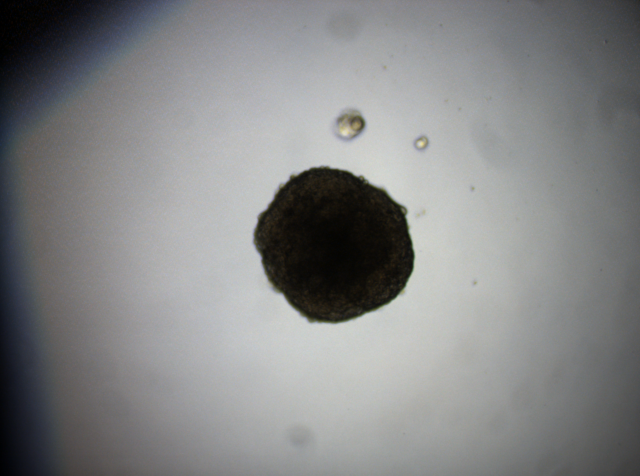
#> input picture prework/assets/images/Huh7_Lx2_scr_DMSO_28.09.23_4x_13.tif, 1280 x 952 px (shown at 1/2 size)
$ python -i imageProcessing2.py   (imports and definitions only)
#> lines starting #> are read from the running program, lines starting #| are printed output that depends on the picture; after the words box and inside, x2 and y2 are one past the last pixel; in counts of white or black regions, pixels touching at a corner belong together
import cv2
import numpy as np
from datetime import datetime
import matplotlib.pyplot as plt
import pandas as pd


def calculate_features(contour, scale_factor):
    area_pixels = cv2.contourArea(contour)
    perimeter_pixels = cv2.arcLength(contour, True)
    (_, _), radius_pixels = cv2.minEnclosingCircle(contour)
    # Calculate the roundness of the contour
    roundness = 4 * np.pi * area_pixels / (perimeter_pixels ** 2)
    area_mm2 = area_pixels * scale_factor ** 2
    perimeter_mm = perimeter_pixels * scale_factor
    diameter_mm = 2 * radius_pixels * scale_factor
    # Calculate the aspect ratio of the minimum bounding rectangle of the contour
    rect = cv2.minAreaRect(contour)
    width, height = rect[1][0], rect[1][1]
    aspect_ratio = max(width, height) / min(width, height) if min(width, height) > 0 else 0
    # Calculate the solidity and convexity of the contour
    hull = cv2.convexHull(contour)
    hull_area = cv2.contourArea(hull)
    solidity = area_pixels / hull_area if hull_area > 0 else 0
    hull_perimeter = cv2.arcLength(hull, True)
    convexity = perimeter_pixels / hull_perimeter if hull_perimeter > 0 else 0

    return area_mm2, perimeter_mm, diameter_mm, roundness, aspect_ratio, solidity, convexity


def process_image_10x(image_path, scale_factor=0.0786):
#> called with scale_factor = 0.0786
    image = cv2.imread(image_path, cv2.IMREAD_UNCHANGED)
#> image is the input picture: shape (952, 1280, 3); mean B, G, R 133.2, 132.9, 131.9
    gray = cv2.cvtColor(image, cv2.COLOR_BGR2GRAY)
    clahe = cv2.createCLAHE(clipLimit=2.0, tileGridSize=(8, 8))
    equalized = clahe.apply(gray)
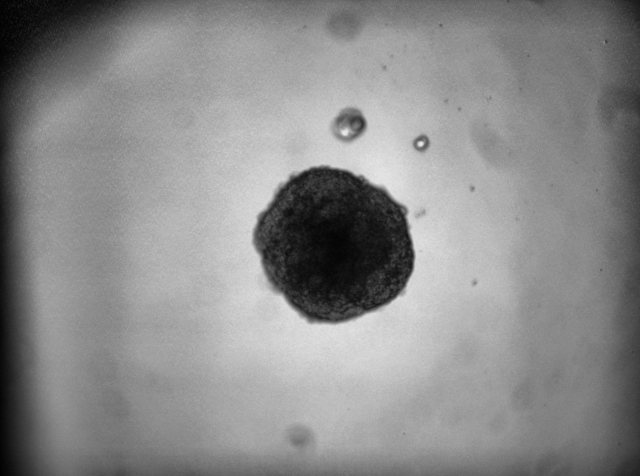
#> equalized: shape (952, 1280) (shown at 1/2 size); min 0, max 233, mean 138.3
    blurred = cv2.GaussianBlur(equalized, (5, 5), 0)
    _, binary = cv2.threshold(blurred, 127, 255, cv2.THRESH_BINARY_INV)
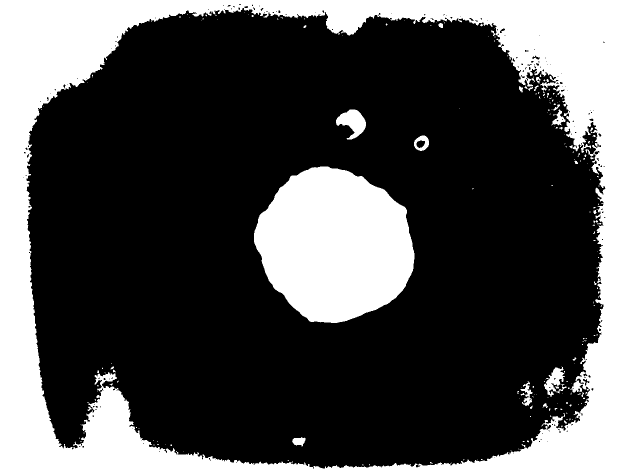
#> binary: shape (952, 1280) (shown at 1/2 size); 31.8% white; 215 white regions (179 under 20 px), largest, box (x1, y1, x2, y2) and area: (0, 0, 1280, 952) 306019, (508, 333, 829, 646) 74881, (672, 219, 732, 279) 2003
    kernel = np.ones((3, 3), np.uint8)
    closing = cv2.morphologyEx(binary, cv2.MORPH_CLOSE, kernel, iterations=3)
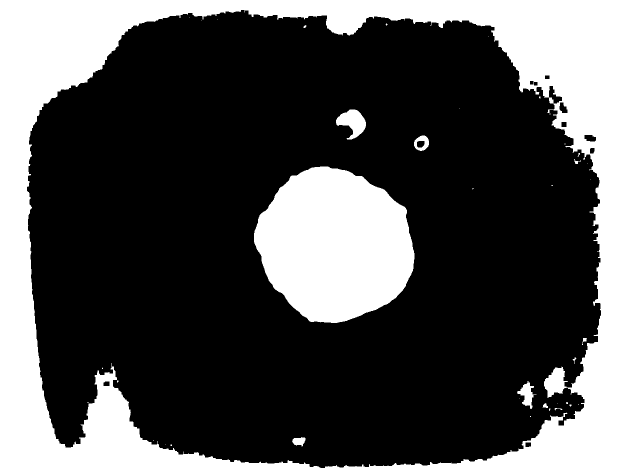
#> closing: shape (952, 1280) (shown at 1/2 size); 32.8% white; 39 white regions (27 under 20 px), largest, box (x1, y1, x2, y2) and area: (0, 0, 1280, 952) 320435, (508, 333, 829, 646) 74896, (672, 219, 732, 279) 2030
    contours, _ = cv2.findContours(closing, cv2.RETR_EXTERNAL, cv2.CHAIN_APPROX_SIMPLE)
#> contours = [[[0, 0], [0, 951], [1279, 951], [1279, 0]]]
    if contours:
        largest_contour = max(contours, key=cv2.contourArea)
#> largest_contour = [[0, 0], [0, 951], [1279, 951], [1279, 0]]
        area_mm2, perimeter_mm, diameter_mm, roundness, aspect_ratio, solidity, convexity = calculate_features(
            largest_contour, scale_factor)
#> in calculate_features, `area_pixels = cv2.contourArea(contour)`: area_pixels = 1216329
#> in calculate_features, `perimeter_pixels = cv2.arcLength(contour, True)`: perimeter_pixels = 4460
#> in calculate_features, `(_, _), radius_pixels = cv2.minEnclosingCircle(contour)`: radius_pixels = 796.9
#> in calculate_features, `roundness = 4 * np.pi * area_pixels / (perimeter_pixels ** 2)`: roundness = 0.768
#> in calculate_features, `area_mm2 = area_pixels * scale_factor ** 2`: area_mm2 = 7514.4
#> in calculate_features, `perimeter_mm = perimeter_pixels * scale_factor`: perimeter_mm = 350.6
#> in calculate_features, `diameter_mm = 2 * radius_pixels * scale_factor`: diameter_mm = 125.3
#> in calculate_features, `rect = cv2.minAreaRect(contour)`: rect = ((639.5, 475.5), (951, 1279), -90)
#> in calculate_features, `width, height = rect[1][0], rect[1][1]`: width = 951; height = 1279
#> in calculate_features, `aspect_ratio = max(width, height) / min(width, height) if min(width, h..`: aspect_ratio = 1.34
#> in calculate_features, `hull = cv2.convexHull(contour)`: hull = [[1279, 0], [1279, 951], [0, 951], [0, 0]]
#> in calculate_features, `hull_area = cv2.contourArea(hull)`: hull_area = 1216329
#> in calculate_features, `solidity = area_pixels / hull_area if hull_area > 0 else 0`: solidity = 1
#> in calculate_features, `hull_perimeter = cv2.arcLength(hull, True)`: hull_perimeter = 4460
#> in calculate_features, `convexity = perimeter_pixels / hull_perimeter if hull_perimeter > 0 el..`: convexity = 1
#> area_mm2 = 7514.4; perimeter_mm = 350.6; diameter_mm = 125.3; roundness = 0.768; aspect_ratio = 1.34; solidity = 1; convexity = 1
        particle_count = count_particles(image)
        return area_mm2, perimeter_mm, diameter_mm, roundness, aspect_ratio, solidity, convexity, particle_count
    else:
        return None, None


# Process 4x images and return the features and contoured images
def process_image_4x(image_path, scale_factor=0.1965):
    image = cv2.imread(image_path, cv2.IMREAD_GRAYSCALE)
    edges = cv2.Canny(image, 30, 120)
    kernel = np.ones((5, 5), np.uint8)
    closing = cv2.morphologyEx(edges, cv2.MORPH_CLOSE, kernel, iterations=3)
    contours, _ = cv2.findContours(closing, cv2.RETR_EXTERNAL, cv2.CHAIN_APPROX_SIMPLE)
    if contours:
        largest_contour = max(contours, key=cv2.contourArea)
        area_mm2, perimeter_mm, diameter_mm, roundness, aspect_ratio, solidity, convexity = calculate_features(
            largest_contour, scale_factor)
        particle_count = count_particles_4x(cv2.cvtColor(image, cv2.COLOR_GRAY2BGR))
        return area_mm2, perimeter_mm, diameter_mm, roundness, aspect_ratio, solidity, convexity, particle_count

    else:
        return None, None


def count_particles(image, min_area=35, max_area=6000, circularity_thresh=0.3):
#> called with min_area = 35, max_area = 6000, circularity_thresh = 0.3
    gray = cv2.cvtColor(image, cv2.COLOR_BGR2GRAY)
    edges = cv2.Canny(gray, 30, 120)
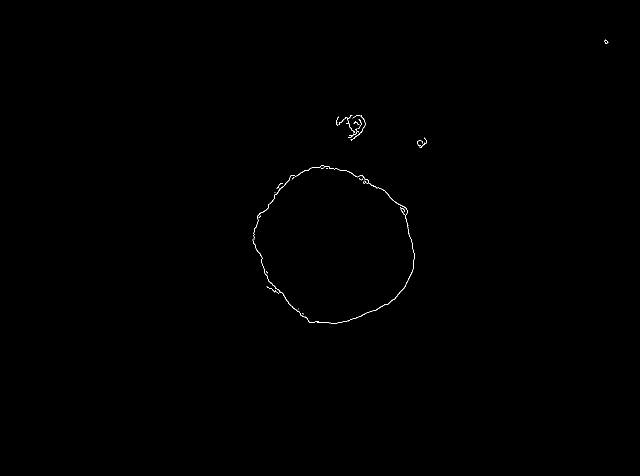
#> edges: shape (952, 1280) (shown at 1/2 size); 0.15% white in thin lines or dots, all inside (x1, y1, x2, y2) = (505, 79, 1217, 648)
    kernel = np.ones((3, 3), np.uint8)
    closing = cv2.morphologyEx(edges, cv2.MORPH_CLOSE, kernel, iterations=2)
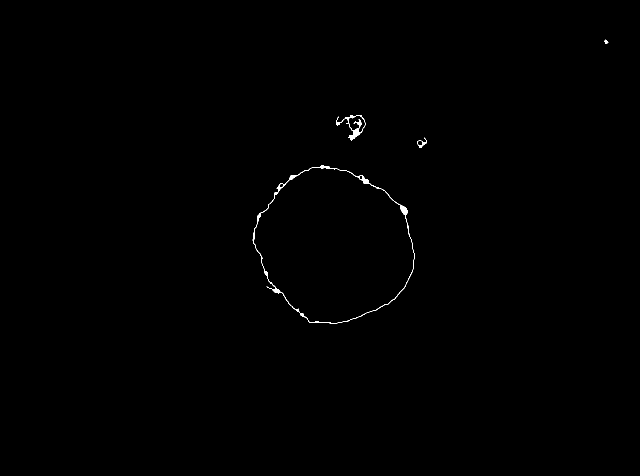
#> closing: shape (952, 1280) (shown at 1/2 size); 0.23% white; 4 white regions
    contours, _ = cv2.findContours(closing, cv2.RETR_EXTERNAL, cv2.CHAIN_APPROX_SIMPLE)
#> contours = 4 contours; box (x1, y1, x2, y2) and area: (505, 331, 829, 648) 75193, (672, 230, 731, 282) 1132, (834, 275, 853, 296) 142, (1209, 79, 1217, 88) 30
    particle_count = 0

    for contour in contours:
        area = cv2.contourArea(contour)
        if min_area <= area <= max_area:
            perimeter = cv2.arcLength(contour, True)
            circularity = 4 * np.pi * (area / (perimeter ** 2)) if perimeter > 0 else 0

            if circularity >= circularity_thresh:
                particle_count += 1
#> this loop made 4 passes
#> (area, perimeter, circularity) on passes 2 to 3: (141.5, 77.01, 0.3), (1131.5, 265, 0.202)
#> area on passes 1, 4: 75193, 30
#> after the loop, particle_count = 0

    return particle_count


def count_particles_4x(image, min_area=50, max_area=4500, circularity_thresh=0.37):
    gray = cv2.cvtColor(image, cv2.COLOR_BGR2GRAY)
    edges = cv2.Canny(gray, 30, 120)
    kernel = np.ones((5, 5), np.uint8)
    closing = cv2.morphologyEx(edges, cv2.MORPH_CLOSE, kernel, iterations=3)
    contours, _ = cv2.findContours(closing, cv2.RETR_EXTERNAL, cv2.CHAIN_APPROX_SIMPLE)

    particle_count = 0

    for contour in contours:
        area = cv2.contourArea(contour)
        if min_area <= area <= max_area:
            perimeter = cv2.arcLength(contour, True)
            circularity = 4 * np.pi * (area / (perimeter ** 2)) if perimeter > 0 else 0

            if circularity >= circularity_thresh:
                particle_count += 1
    return particle_count

>>> result = process_image_10x('assets/images/Huh7_Lx2_scr_DMSO_28.09.23_4x_13.tif')
#> result = (7514.4, 350.6, 125.3, 0.768, 1.34, 1, 1, 0)

$ run again, on prework/assets/images/Huh7_Lx2_scr_DMSO_28.09.23_4x_16.tif
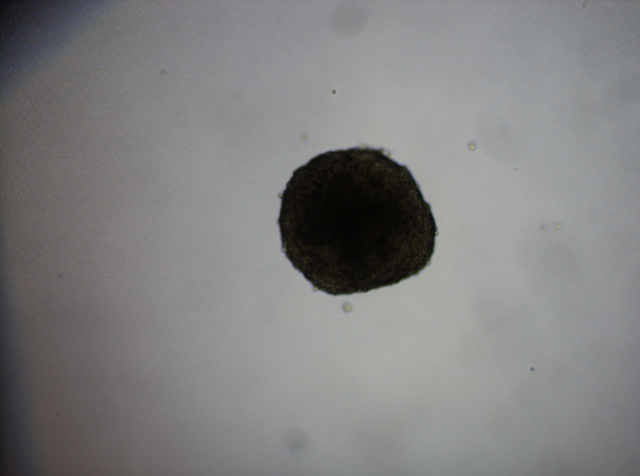
#> input picture prework/assets/images/Huh7_Lx2_scr_DMSO_28.09.23_4x_16.tif, 1280 x 952 px (shown at 1/2 size)
#> in process_image_10x, image is the input picture: shape (952, 1280, 3); mean B, G, R 128.1, 128.1, 128.2
#> in process_image_10x, `_, binary = cv2.threshold(blurred, 127, 255, cv2.THRESH_BINARY_INV)`:
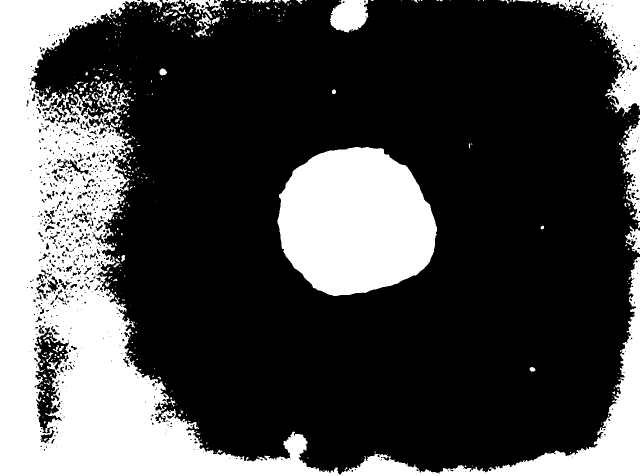
#> binary: shape (952, 1280) (shown at 1/2 size); 29.3% white; 497 white regions (402 under 20 px), largest, box (x1, y1, x2, y2) and area: (0, 0, 1280, 952) 253201, (555, 294, 874, 592) 73357, (1081, 0, 1280, 233) 14089
#> in process_image_10x, `contours, _ = cv2.findContours(closing, cv2.RETR_EXTERNAL, cv2.CHAIN_A..`: contours = 117 contours, 103 with area under 20; largest, box (x1, y1, x2, y2) and area: (0, 0, 1280, 952) 298933, (555, 294, 874, 592) 72933, (997, 0, 1280, 233) 16325, (660, 0, 747, 65) 3836, (466, 0, 583, 16) 484
#> largest_contour = contour of 1681 points, box (x1, y1, x2, y2) (0, 0, 1280, 952), area 298933
#> area_pixels = 298933
#> perimeter_pixels = 8477.1
#> radius_pixels = 796.9
#> in calculate_features, `roundness = 4 * np.pi * area_pixels / (perimeter_pixels ** 2)`: roundness = 0.0523
#> in calculate_features, `area_mm2 = area_pixels * scale_factor ** 2`: area_mm2 = 1846.8
#> in calculate_features, `perimeter_mm = perimeter_pixels * scale_factor`: perimeter_mm = 666.3
#> in calculate_features, `diameter_mm = 2 * radius_pixels * scale_factor`: diameter_mm = 125.3
#> rect = ((639.5, 475.5), (951, 1279), -90)
#> width = 951; height = 1279
#> in calculate_features, `aspect_ratio = max(width, height) / min(width, height) if min(width, h..`: aspect_ratio = 1.34
#> hull = [[456, 0], [1279, 230], [1279, 951], [0, 951], [0, 0]]
#> hull_area = 1121684
#> in calculate_features, `solidity = area_pixels / hull_area if hull_area > 0 else 0`: solidity = 0.267
#> hull_perimeter = 4261.5
#> in calculate_features, `convexity = perimeter_pixels / hull_perimeter if hull_perimeter > 0 el..`: convexity = 1.99
#> in process_image_10x, `area_mm2, perimeter_mm, diameter_mm, roundness, aspect_ratio, solidity..`: area_mm2 = 1846.8; perimeter_mm = 666.3; diameter_mm = 125.3; roundness = 0.0523; aspect_ratio = 1.34; solidity = 0.267; convexity = 1.99
#> in count_particles, `edges = cv2.Canny(gray, 30, 120)`:
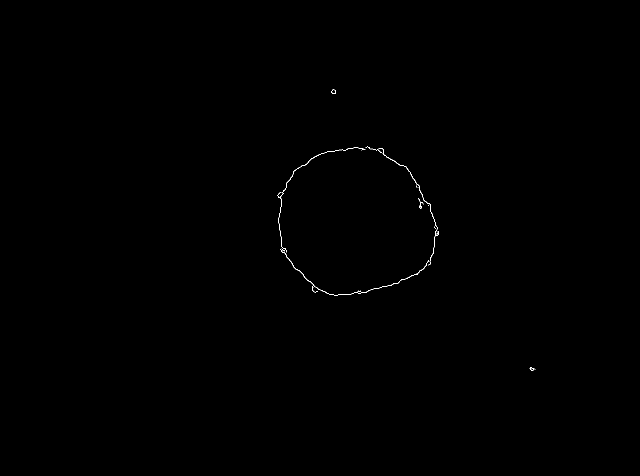
#> edges: shape (952, 1280) (shown at 1/2 size); 0.11% white in thin lines or dots, all inside (x1, y1, x2, y2) = (555, 179, 1071, 741)
#> in count_particles, `contours, _ = cv2.findContours(closing, cv2.RETR_EXTERNAL, cv2.CHAIN_A..`: contours = 3 contours; box (x1, y1, x2, y2) and area: (555, 293, 878, 592) 72593, (663, 179, 672, 188) 56, (1059, 734, 1071, 741) 30
#> the loop in count_particles, `for contour in contours:` made 3 passes
#> (area, perimeter, circularity, particle_count) on pass 3: (56, 28.49, 0.867, 1)
#> after the loop in count_particles, `for contour in contours:`: particle_count = 1
#> result = (1846.8, 666.3, 125.3, 0.0523, 1.34, 0.267, 1.99, 1)
